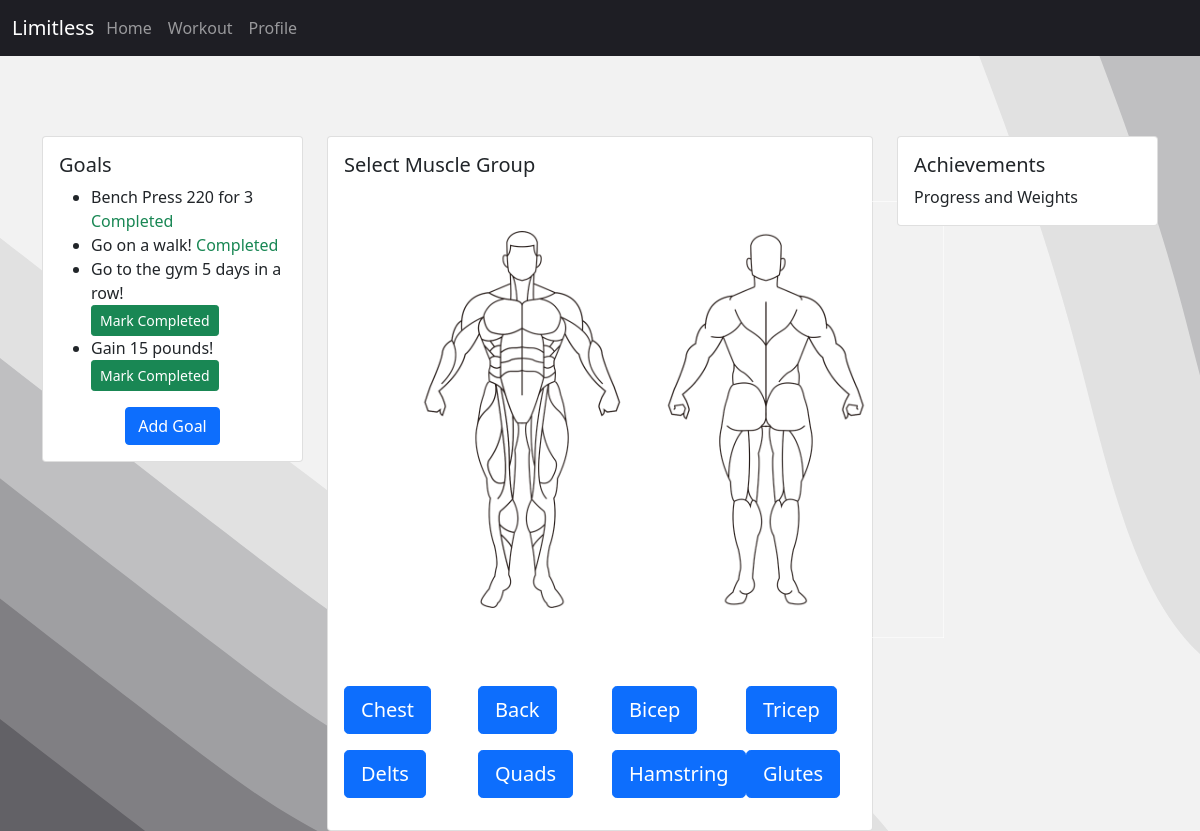
The app's page / (signed in), older data.
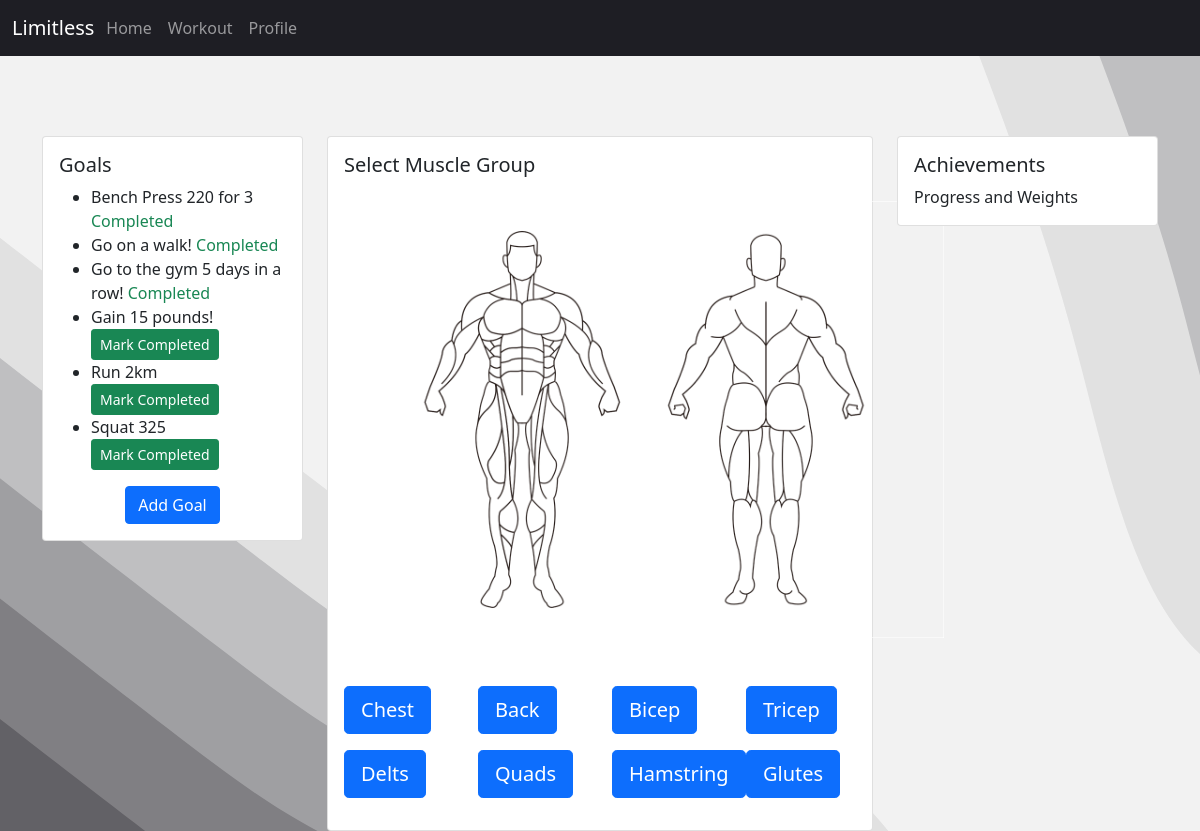
The same page, newer data.
### homepage/models.py (models this page shows, shortened)
class Goal(models.Model):
    user = models.ForeignKey(User, on_delete=models.CASCADE)
    description = models.TextField()
    target_sets = models.IntegerField(default=0)
    completed_sets = models.IntegerField(default=0)
    target_workouts = models.IntegerField(default=0)
    completed_workouts = models.IntegerField(default=0)
    created_at = models.DateTimeField(auto_now_add=True)
    completed = models.BooleanField(default=False)  # New field to track completion

### homepage/views.py (the view)
# urls.py: 2. Add a URL to urlpatterns:  path('', views.home, name='home')
@login_required
def home(request):
    goals = Goal.objects.filter(user=request.user)
    if request.method == 'POST':
        form = GoalForm(request.POST)
        if form.is_valid():
            goal = form.save(commit=False)
            goal.user = request.user
            goal.save()
            return redirect('home')
    else:
        form = GoalForm()
    return render(request, 'homepage/home.html', {'form': form, 'goals': goals})

### homepage/templates/homepage/home.html (shortened to what this page needs)
{% load static %}
<!DOCTYPE html>
<html>
<head>
    <link rel="stylesheet" href="{% static 'homepage/home.css' %}">
    <link rel="stylesheet" href="{% static 'navbar/navbar.css' %}">
    <link rel="stylesheet" href="https://cdn.jsdelivr.net/npm/bootstrap@5.0.0/dist/css/bootstrap.min.css">
</head>
<body>
    <nav class="navbar navbar-expand-lg navbar-dark">
        <div class="container-fluid">
            <a class="navbar-brand" href="#">Limitless</a>
            <div class="collapse navbar-collapse" id="navbarNav">
                <div class="row">
                    <ul class="navbar-nav">
                        <li class="nav-item active">
                            <a class="nav-link" href="{% url 'home' %}">Home</a>
                        </li>
                        <li class="nav-item active">
                            <a class="nav-link" href="#">Workout</a>
                        </li>
                        <li class="nav-item active">
                            <a class="nav-link" href="#">Profile</a>
                        </li>
                    </ul>
                </div>
            </div>
        </div>
    </nav>
    <div class="container mt-4">
        <div class="row" style="margin-top: 10vh;">
            <div class="col-md-3">
                <div class="card custom-card">
                    <div class="card-body">
                        <h5 class="card-title">Goals</h5>
                        <ul>
                            {% for goal in goals %}
                            <li>
                                {{ goal.description }}
                                {% if not goal.completed %}
                                <form method="post" action="{% url 'mark_goal_completed' goal.id %}">
                                    <button type="submit" class="btn btn-sm btn-success">Mark Completed</button>
                                </form>
                                {% else %}
                                <span class="text-success">Completed</span>
                                {% endif %}
                            </li>
                            {% endfor %}
                        </ul>
                        <div class="row">
                            <div class="col text-center">
                                <button type="button" class="btn btn-primary" data-bs-toggle="modal"
                                    data-bs-target="#addGoalModal">Add Goal</button>
                            </div>
                        </div>
                    </div>
                </div>
            </div>
            <div class="col-lg-6">
                <div class="card custom-card">
                    <div class="card-body">
                        <h5 class="card-title">Select Muscle Group</h5>
                        <div class="row justify-content-center mt-4">
                            <div class="col-auto">
                                <img id="muscle-img" src="{% static 'workouts/MUSCLE.png' %}" alt="Chest Image"
                                    width="600vw">
                            </div>
                        </div>
                        <div class="row mt-5 muscle-buttons">
                            <div class="col-md-3 mb-">
                                <a href="{% url 'chest_workout' muscle='chest' %}"
                                    class="btn btn-primary btn-lg btn-block" onmouseover="changeImage('chest')"
                                    onmouseleave="changeImage('normal')">Chest</a>
                            </div>
                            <div class="col-md-3 mb-3">
                                <a href="{% url 'back_workout' muscle='back' %}"
                                    class="btn btn-primary btn-lg btn-block" onmouseover="changeImage('back')"
                                    onmouseleave="changeImage('normal')">Back</a>
                            </div>
                            <div class="col-md-3 mb-3">
                                <a href="{% url 'bicep_workout' muscle='bicep' %}"
                                    class="btn btn-primary btn-lg btn-block">Bicep</a>
                            </div>
                            <div class="col-md-3 mb-3">
                                <a href="{% url 'tricep_workout' muscle='tricep' %}"
                                    class="btn btn-primary btn-lg btn-block">Tricep</a>
                            </div>
                            <div class="col-md-3 mb-3">
                                <a href="{% url 'delts_workout' muscle='delts' %}"
                                    class="btn btn-primary btn-lg btn-block">Delts</a>
                            </div>
                            <div class="col-md-3 mb-3">
                                <a href="{% url 'quads_workout' muscle='quads' %}"
                                    class="btn btn-primary btn-lg btn-block">Quads</a>
                            </div>
                            <div class="col-md-3 mb-3">
                                <a href="{% url 'hamstring_workout' muscle='hamstring' %}"
                                    class="btn btn-primary btn-lg btn-block">Hamstring</a>
                            </div>
                            <div class="col-md-3 mb-3">
                                <a href="{% url 'glutes_workout' muscle='glutes' %}"
                                    class="btn btn-primary btn-lg btn-block" onmouseover="changeImage('glutes')"
                                    onmouseleave="changeImage('normal')">Glutes</a>
                            </div>
                        </div>
                    </div>
                </div>
            </div>
            <div class="col-md-3">
                <div class="card custom-card">
                    <div class="card-body">
                        <h5 class="card-title">Achievements</h5>
                        <p class="card-text">Progress and Weights</p>
                    </div>
                </div>
            </div>
        </div>
    </div>
</body>
</html>

### homepage/static/homepage/home.css (style rules this page uses)
body { background-image: url(../background.svg); }

### homepage/static/navbar/navbar.css (style rules this page uses)
.navbar { background: #1e1e24; }

Row changes from the older to the newer data that the page shows:
changed Goal "Go to the gym 5 days in a row!": completed "Mark Completed" → "Completed"
added Goal: description "Run 2km", completed "Mark Completed"
added Goal: description "Squat 325", completed "Mark Completed"
